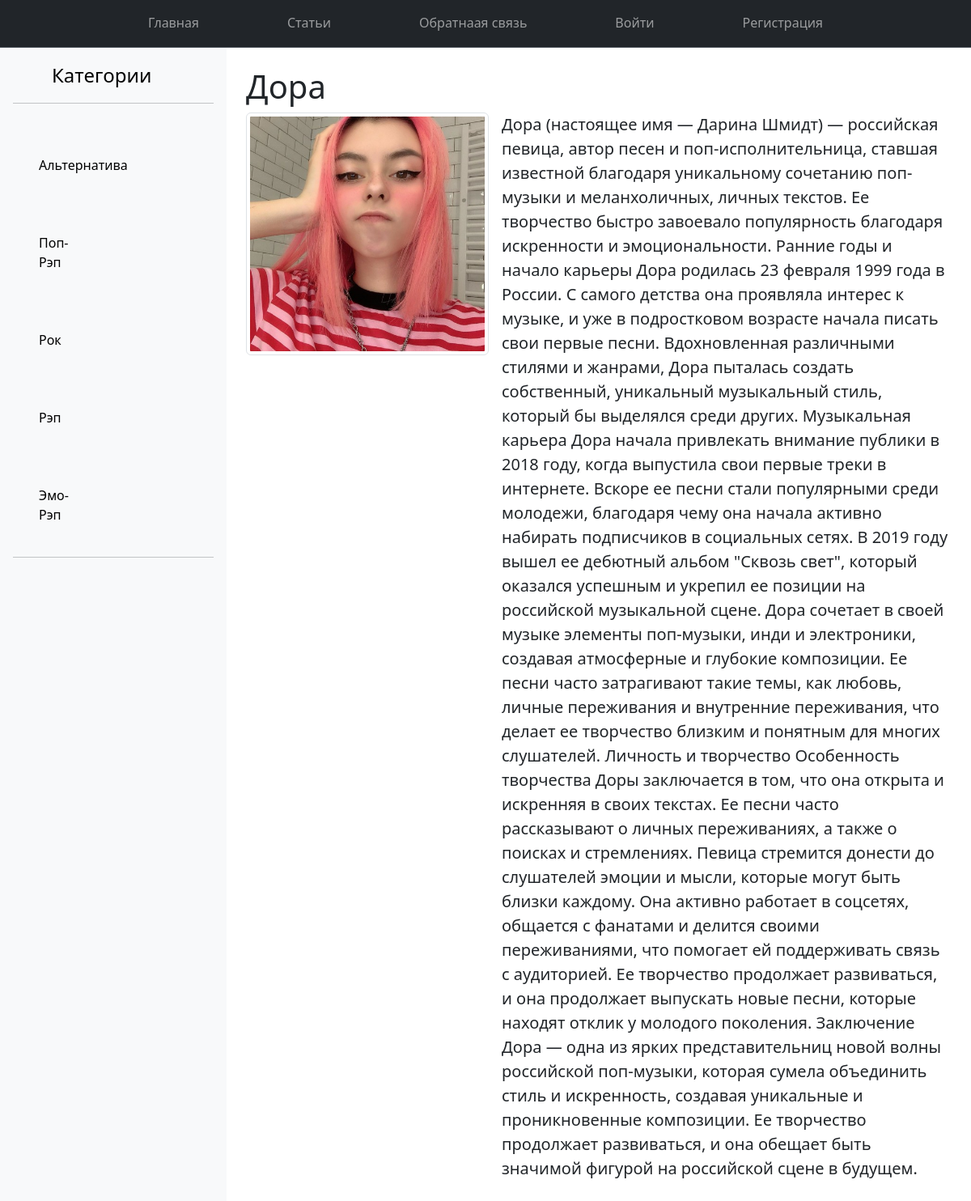
Page /post/dora/ on the committed database.
### main/models.py (models this page shows, shortened)
class Category(models.Model):
    name = models.CharField(max_length=100, db_index=True, verbose_name='Категория')
    slug = models.SlugField(max_length=255, unique=True, db_index=True)
    class Meta:
        verbose_name = "Категория"
        verbose_name_plural = "Категории"

class Musician(models.Model):
    class Status(models.IntegerChoices):
        DRAFT = 0, 'Черновик'
        PUBLISHED = 1, 'Опубликовано'
    title = models.CharField(max_length=255, verbose_name="Заголовок")
    slug = models.SlugField(max_length=255, unique=True, db_index=True, verbose_name="Slug")
    content = models.TextField(blank=True, verbose_name="Текст статьи")
    time_create = models.DateTimeField(auto_now_add=True, verbose_name="Время создания")
    time_update = models.DateTimeField(auto_now=True, verbose_name="Время изменения")
    is_published = models.BooleanField(choices=tuple(map(lambda x: (bool(x[0]), x[1]), Status.choices)),
                                       default=Status.DRAFT, verbose_name="Статус")
    photo = models.ImageField(upload_to='photos/%Y/%m/%d', default=None, blank=True, null=True, verbose_name='Фото')
    cat = models.ForeignKey(
        'Category',
        on_delete=models.PROTECT,
        related_name='posts',
        verbose_name="Категории")
    tags = models.ManyToManyField('TagPost', blank=True, related_name='tags', verbose_name="Теги")
    alive = models.OneToOneField(
        'Alive',
        on_delete=models.SET_NULL,
        null=True,
        blank=True,
        related_name='alive',
        verbose_name="Место рождения")
    user = models.ForeignKey(
        User,
        verbose_name='Пользователь',
        on_delete=models.CASCADE)
    class Meta:
        verbose_name = "Известные музыканты"
        verbose_name_plural = "Известные музыканты"
        ordering = ['-time_create']
        indexes = [
            models.Index(fields=['-time_create'])
        ]

### main/views.py (the view)
# urls.py: path('post/<slug:post_slug>/', views.show_post, name='post'),
def show_post(request, post_slug):
    post = get_object_or_404(Musician, slug=post_slug)
    data = {
        'title': post.title,
        'post': post,
        'cat_selected': 1,
    }
    return render(request, 'main/post.html', data)

### main/templatetags/musican_tags.py (called while the page is built)
@register.inclusion_tag('main/list_categories.html')
def show_categories(cat_selected=0):
    cats = Category.objects.annotate(total=Count("posts")).filter(total__gt=0)
    return {'cats': cats, 'cat_selected': cat_selected}

### main/templates/main/post.html
{% extends 'main/base.html' %}
{% load musican_tags %}
{% block content %}
<div class="d-flex">
    <div class="d-flex flex-column flex-shrink-0 p-3 bg-body-tertiary" style="width: 280px; margin-bottom: 5px;">
        <a class="d-flex align-items-center mb-3 mb-md-0 me-md-auto link-body-emphasis text-decoration-none">
            <svg class="bi pe-none me-2" width="40" height="32"></svg>
            <span class="fs-4">Категории</span>
        </a>
        <hr>
        {% show_categories cat_selected %}
        <hr>
    </div>
    <div class="flex-grow-1 p-4">
        <h1>{{ post.title }}</h1>
        <div class="d-flex align-items-start">
            {% if post.photo %}
            <img src="{{ post.photo.url }}" alt="Изображение статьи" class="img-fluid img-thumbnail me-3" style="width: 300px; height: auto; object-fit: cover;">
            {% endif %}
            <p class="lead">{{ post.content }}</p>
        </div>
    </div>
</div>
{% endblock %}

### main/templates/main/base.html (shortened to what this page needs)
<!doctype html>
<html lang="ru">
<head>
    <link rel="stylesheet" href="https://cdn.jsdelivr.net/npm/bootstrap@5.3.3/dist/css/bootstrap.min.css">
</head>
<body>
<nav class="navbar navbar-expand-md bg-dark sticky-top border-bottom" data-bs-theme="dark">
  <div class="container">
    <div class="offcanvas offcanvas-end" tabindex="-1" id="offcanvas" aria-labelledby="offcanvasLabel">
      <div class="offcanvas-body">
        <ul class="navbar-nav flex-grow-1 justify-content-between">
          <li class="nav-item"><a class="nav-link" href="#">
            <svg class="bi" width="24" height="24"><use xlink:href="#aperture"></use></svg>
          </a></li>
          <li class="nav-item"><a class="nav-link" href="{% url 'home' %}">Главная</a></li>
          <li class="nav-item"><a class="nav-link" href="{% url 'allposts' %}">Статьи</a></li>
          <li class="nav-item"><a class="nav-link" href="{% url 'feedback' %}">Обратнаая связь</a></li>
          {% if user.is_authenticated %}
          <li class="nav-item">{{user.name}}<a class="nav-link" href="{% url 'users:logout' %}">Выйти</a></li>
          {% else %}
          <li class="nav-item"><a class="nav-link" href="{% url 'users:login' %}">Войти</a></li>
          <li class="nav-item">{{user.name}}<a class="nav-link" href="{% url 'users:register' %}">Регистрация</a></li>
          {% endif %}
          <li class="nav-item"><a class="nav-link" href="#">
            <svg class="bi" width="24" height="24"><use xlink:href="#cart"></use></svg>
          </a></li>
        </ul>
      </div>
    </div>
  </div>
</nav>
{% block content %}{% endblock %}
</body>
</html>

### main/templates/main/list_categories.html
{% for cat in cats %}
{% if cat.id == cat_selected %}
<div class="d-flex flex-column flex-shrink-0 p-3 bg-body-tertiary" style="width: 28px; height: 25; ">
        <ul class="nav nav-pills flex-column mb-auto">
            <li>
                <a href="{% url 'category' cat.slug %}" class="nav-link link-body-emphasis">
                    <svg class="bi pe-none me-2" width="16" height="16"><use xlink:href="{{ cat.get_absolute_url }}"></use></svg>
                    {{cat.name}}
                </a>
            </li>
        </ul>
</div>
{% else %}
<div class="d-flex flex-column flex-shrink-0 p-3 bg-body-tertiary" style="width: 28px; height: 250; ">
        <ul class="nav nav-pills flex-column mb-auto">
            <li>
                <a href="{% url 'category' cat.slug %}" class="nav-link link-body-emphasis">
                    <svg class="bi pe-none me-2" width="16" height="16"><use xlink:href="{{ cat.get_absolute_url }}"></use></svg>
                    {{cat.name}}
                </a>
            </li>
        </ul>
</div>
{% endif %}
{% endfor %}

### rows in the picture
Category: name "Альтернатива"
Category: name "Поп-Рэп"
Category: name "Рок"
Category: name "Рэп"
Category: name "Эмо-Рэп"
Musician: title "Дора", photo (picture), content "Дора (настоящее имя — Дарина Шмидт) — российская певица, автор песен и поп-исполнительница, ставшая известной благодаря уникальному сочетанию поп-музыки и меланхоличных, личных текстов. Ее творчество быстро завоевало популярность благодаря искренности и эмоциональности. Ранние годы и начало карьеры Дора родилась 23 февраля 1999 года в России. С самого детства она проявляла интерес к музыке, и уже в подростковом возрасте начала писать свои первые песни. Вдохновленная различными стилями и жанрами, Дора пыталась создать собственный, уникальный музыкальный стиль, который бы выделялся среди других. Музыкальная карьера Дора начала привлекать внимание публики в 2018 году, когда выпустила свои…"
